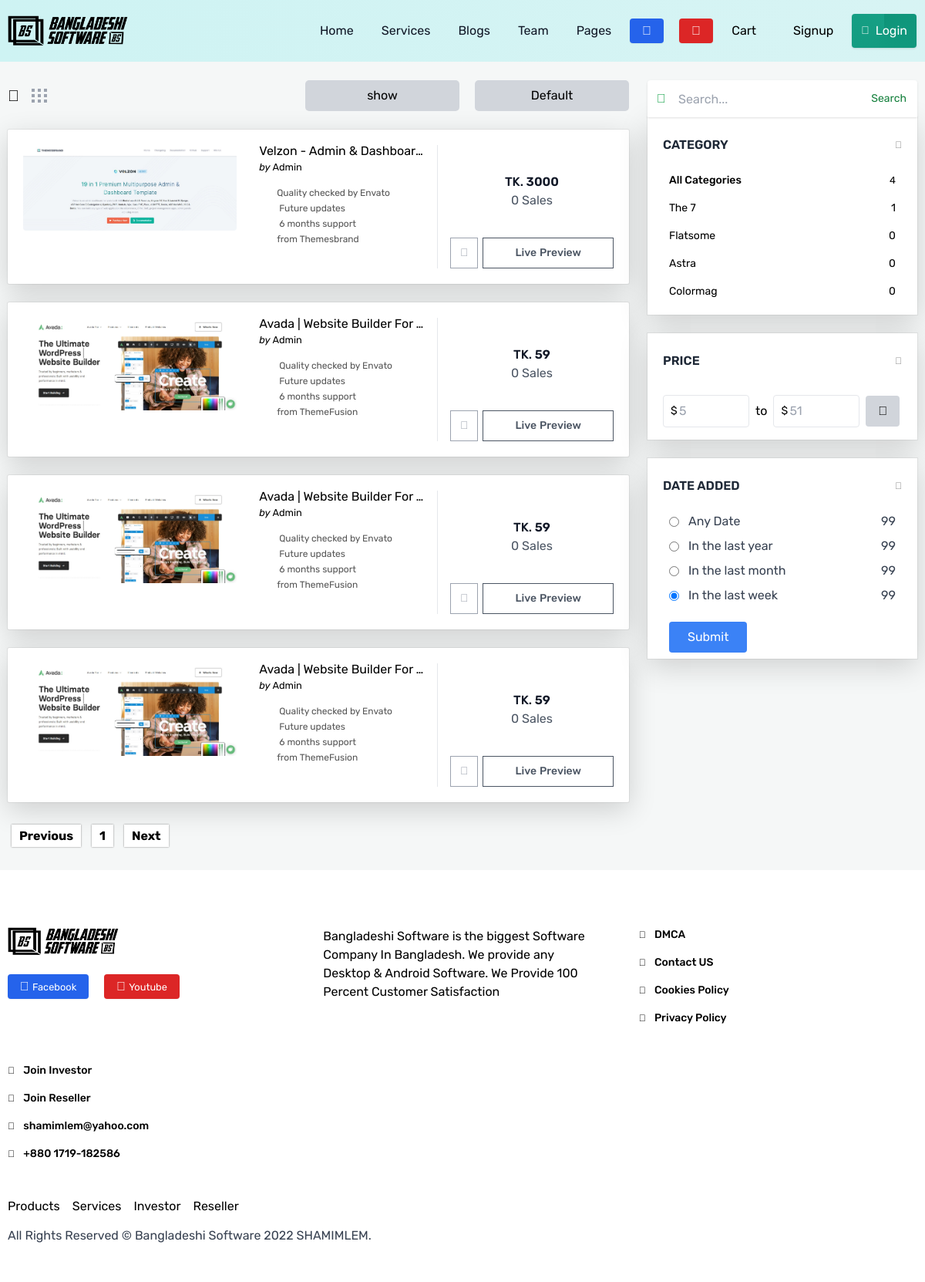
The page / on the database its author committed.
### tables this page shows
CREATE TABLE `website` (
  `id` int(255) NOT NULL,
  `title` varchar(255) NOT NULL,
  `logo` varchar(255) NOT NULL,
  `description` varchar(255) NOT NULL,
  `keyword` varchar(255) NOT NULL,
  `url` varchar(255) NOT NULL,
  `phone` varchar(300) NOT NULL,
  `mail` varchar(255) NOT NULL,
  `address` varchar(255) NOT NULL,
  `footer_text` varchar(255) NOT NULL,
  `facebook` varchar(255) NOT NULL,
  `youtube` varchar(255) NOT NULL,
  `linkedin` varchar(255) NOT NULL,
  `file_name` varchar(255) NOT NULL,
  `footer_img` varchar(255) NOT NULL,
  `favicon_name` varchar(255) NOT NULL
);

CREATE TABLE `products` (
  `id` int(255) NOT NULL,
  `pid` int(255) NOT NULL,
  `title` varchar(255) NOT NULL,
  `link` varchar(255) NOT NULL,
  `regular_price` int(255) NOT NULL,
  `sell_price` int(255) NOT NULL,
  `sell` int(255) NOT NULL,
  `review` int(255) NOT NULL,
  `comment` int(255) NOT NULL,
  `category` varchar(255) NOT NULL,
  `mini_content` longtext NOT NULL,
  `content` longtext NOT NULL,
  `description` longtext NOT NULL,
  `status` varchar(255) NOT NULL,
  `file_name` varchar(255) NOT NULL DEFAULT 'image.jpg',
  `file_name1` varchar(255) NOT NULL DEFAULT 'image.png',
  `file_name2` varchar(255) NOT NULL DEFAULT 'image.png',
  `file_name3` varchar(255) NOT NULL DEFAULT 'image.png',
  `file_name4` varchar(255) NOT NULL DEFAULT 'image.png',
  `time` int(255) NOT NULL
);

CREATE TABLE `person` (
  `id` int(255) NOT NULL,
  `name` varchar(255) NOT NULL,
  `phone` varchar(300) NOT NULL,
  `address` varchar(255) NOT NULL,
  `email` varchar(255) NOT NULL,
  `password` varchar(255) NOT NULL,
  `role` varchar(255) NOT NULL DEFAULT 'User',
  `file_name` varchar(255) NOT NULL DEFAULT 'avatar.jpg',
  `balance` int(255) NOT NULL,
  `terms` varchar(255) NOT NULL DEFAULT 'Desline',
  `notify` varchar(255) NOT NULL DEFAULT 'New',
  `time` int(255) NOT NULL
);

CREATE TABLE `category` (
  `id` int(255) NOT NULL,
  `category` varchar(255) NOT NULL,
  `type` varchar(255) NOT NULL,
  `time` int(255) NOT NULL
);

### index.php (the view, shortened to what the rows shown need)
<?php include("common/header.php");?>
</header>
  <main style="min-height: calc(100vh - 80px)">
    <div class="flex items-start">
      <div class="container flex flex-col lg:flex-row gap-y-5 py-6 xl:py-12 lg:gap-y-0 lg:gap-x-6 sm:items-start">
        <div class="w-full">
        <br>
          <div class="items list_view">
          <?php
          if(isset($_GET['src'])){
            $src = $_GET['src'];
            $products = _query("SELECT products.*,person.* FROM products INNER JOIN person ON products.pid=person.id WHERE products.status='Publish' AND (person.name='$src' OR products.title LIKE '%$src%' OR category='$src' OR sell_price='$src')");
          }elseif(isset($_GET['items'])){
            $items = $_GET['items'];
            $products = _get("products","status='Publish' LIMIT $items;");
          }elseif(isset($_GET['sort'])){
            $sort = $_GET['sort'];
            $products = _get("products","status='Publish' ORDER BY sell_price $sort");
          }elseif(isset($_GET['category'])){
            $category = $_GET['category'];
            $products = _get("products","status='Publish' AND category='$category'");
          }elseif(isset($_GET['from'])){
            $from = $_GET['from'];
            $to = $_GET['to'];
            $products = _get("products","status='Publish' AND sell_price BETWEEN $from AND $to");
          }else{
          if (isset($_GET['page_no']) && $_GET['page_no']!="") {
          $page_no = $_GET['page_no'];} else {$page_no = 1;}
          $total_records_per_page = 10;
          $offset = ($page_no-1) * $total_records_per_page;
          $products = _get("products","status='Publish' ORDER BY id DESC LIMIT $offset, $total_records_per_page");
          }
          while($data = mysqli_fetch_assoc($products)){
            $author_id = $data['pid'];
            $author = _fetch("person","id=$author_id");
          ?>
            <div class="item">
              <a href="item.php?product_id=<?php echo $data['id']?>" class="item_link"></a>
              <div>
                <img class="w-full h-auto rounded"
                  src="admin/upload/<?php echo $data['file_name1']?>"/>
              </div>
              <div>
                <h3 style="padding-left:13px"><?php echo $data['title']?></h3>
                <p style="padding-left:13px"><small> <i>by</i> <a href="index.php?author=<?php echo $author['name']?>"><?php echo $author['name']?></a></small></p>
                <ul class="list_icon">
                  <?php echo $data['mini_content']?>
                </ul>
              </div>
              <div>
                <div>
                  <div>
                    <span class="font-medium">TK.</span>
                    <span><?php echo $data['sell_price']?></span>
                  </div>
                  <p><?php echo $data['sell']?> Sales</p>
                </div>
                <div>
                  <a id="show_added_popup" href="?cart=<?php echo $data['id']?>"><i class="fa-solid fa-cart-shopping cart_btn"></i></a>
                  <a target="_blank" href="<?php echo $data['link']?>"><span>Live</span><span>Preview</span>
                  </a>
                </div>
              </div>
            </div>
          <?php }?>
          </div>
        </div>
        <?php include("common/right-sidebar.php");?>
      </div>
    </div>
  </main>
<?php include("common/footer.php");?>

### common/header.php (shortened to what the rows shown need)
<?php include("admin/config/functions.php");
$website = _fetch("website","id=1");
$cr_url = $_SERVER['SCRIPT_NAME'];
$cr_url = substr($cr_url,strrpos($cr_url,'/')+1);
?>
<!DOCTYPE html>
<html lang="en">
<head>
  <link href="https://cdnjs.cloudflare.com/ajax/libs/summernote/0.8.12/summernote-lite.css" rel="stylesheet" />
  <link rel="stylesheet" href="assets/css/styles.css" />
  <link rel="stylesheet" href="assets/css/custom.css" />
</head>
<body>
  <header class="relative" style="background-image: linear-gradient(to right, #CEF3F3, #cef3f3c2), url('https://www.bangladeshisoftware.com/wp-content/uploads/2019/06/header-bg-copyright.jpg'); background-repeat: no-repeat; background-size: cover;">
    <div class="container flex justify-between items-center h-20 mb-auto relative z-50">
      <a href="index.php" class="w-fit">
        <?php if(!empty($website['file_name'])){?>
        <img class="h-10" src="admin/upload/<?php echo $website['file_name']?>" />
        <?php }else{?>
        <h2 style="font-size: 25px;font-weight:bold;font-family:'Courier New', Courier, monospace"><?php echo $website['title']?></h2>
        <?php }?>
      </a>
    </div>

### common/right-sidebar.php (shortened to what the rows shown need)
<?php
 $cr_index = trim($cr_url,".php");
 if($cr_index=='services'){
    $index = 'service';
    $index2 = 'service';
    $type = 'service';
    if($review_service == "checked"){
      $review_bar = "checked";
    }else{
      $review_bar = "unchecked";
    }
    }else{
      $index2 = 'products';
      $type = 'Product';
  }
?>
      <div class="sticky -top-52 w-full lg:min-w-[350px] lg:w-[350px]">
          <div style="box-shadow:rgba(0, 0, 0, 0.16) 0px 10px 36px 0px,rgba(0, 0, 0, 0.06) 0px 0px 0px 1px" class="sidebar_item overflow-hidden bg-white shadow px-5">
            <div class="ds_div" data-ref="Category">
              <div class="py-0">
                <ul class="pb-3">
                  <?php
                  $all_ctg = _get("category","type='$type' LIMIT 10");
                  while($ctg = mysqli_fetch_assoc($all_ctg)){
                    $ctg_name = $ctg['category'];
                  ?>
                  <a href="<?php echo $cr_url;?>?category=<?php echo $ctg['category']?>">
                    <li
                      class="w-full flex items-center justify-between text-sm p-2 hover:bg-cyan-800 hover:text-white rounded">
                      <span><?php echo $ctg['category']?></span>
                      <?php
                      $all_index = _get("$index2","category='$ctg_name' AND status='Publish'");
                      $cr_index = mysqli_num_rows($all_index);
                      ?>
                      <span><?php echo $cr_index; ?></span>
                    </li>
                  </a>
                  <?php }?>
                </ul>
              </div>
            </div>
          </div>
          <br>
          <br>
        </div>

### common/footer.php (shortened to what the rows shown need)
<footer class="bg-white pt-[74px]">
    <div class="container grid sm:grid-cols-2 lg:grid-cols-3 2xl:grid-cols-4 gap-12">
      <div class="space-y-6">
        <img class="w-36" src="admin/upload/<?php echo $website['footer_img']?>" alt="">
        <div class="flex space-x-5">
          <a target="_blank" href="<?php echo $website['facebook']?>"
            class="bg-blue-600 text-white px-4 py-1 rounded shadow-sm">
          </a>
          <a target="_blank" href="<?php echo $website['youtube']?>"
            class="bg-red-600 text-white px-4 py-1 rounded shadow-sm">
          </a>
        </div>
      </div>
      <div>
        <p><?php echo $website['description']?></p>
      </div>
      <div class="2xl:pl-20">
        <ul class="w-fit 2xl:mx-auto space-y-4">
          <li class="space-x-2 text-sm font-medium hover:text-gray-600">
            <small class="text-xs"><i class="fa-solid fa-chevron-right"></i></small>
            <a href="mailto:<?php echo $website['mail']?>"><?php echo $website['mail']?></a>
          </li>
          <li class="space-x-2 text-sm font-medium hover:text-gray-600">
            <small class="text-xs"><i class="fa-solid fa-chevron-right"></i></small>
            <a href="tel:<?php echo $website['phone']?>"><?php echo $website['phone']?></a>
          </li>
        </ul>
      </div>
    </div>
    <div class="container flex flex-col xl:flex-row w-full justify-between items-center gap-y-4 xl:gap-y-0 py-12">
      <p class="w-full xl:text-right">
        <span class="text-gray-700 text-base"><?php echo $website['footer_text']?></span>
      </p>
    </div>
  </footer>
</body>
</html>

### rows shown on the page
website: file_name (picture), footer_img (picture), description "Bangladeshi Software is the biggest Software Company In Bangladesh. We provide any Desktop & Android Software. We Provide 100 Percent Customer Satisfaction", mail "shamimlem@yahoo.com", phone "+880 1719-182586", footer_text "All Rights Reserved © Bangladeshi Software 2022 SHAMIMLEM."
products: file_name1 (picture), title "Velzon - Admin & Dashboar…", person.name "Admin", mini_content "Quality checked by Envato Future updates 6 months support from Themesbrand", sell_price "3000", sell "0"
products: file_name1 (picture), title "Avada | Website Builder For…", person.name "Admin", mini_content "Quality checked by Envato Future updates 6 months support from ThemeFusion", sell_price "59", sell "0"
products: file_name1 (picture), title "Avada | Website Builder For…", person.name "Admin", mini_content "Quality checked by Envato Future updates 6 months support from ThemeFusion", sell_price "59", sell "0"
products: file_name1 (picture), title "Avada | Website Builder For…", person.name "Admin", mini_content "Quality checked by Envato Future updates 6 months support from ThemeFusion", sell_price "59", sell "0"
category: category "The 7", cr_index "1"
category: category "Flatsome", cr_index "0"
category: category "Astra", cr_index "0"
category: category "Colormag", cr_index "0"

### other values the page prints
$index "4"
